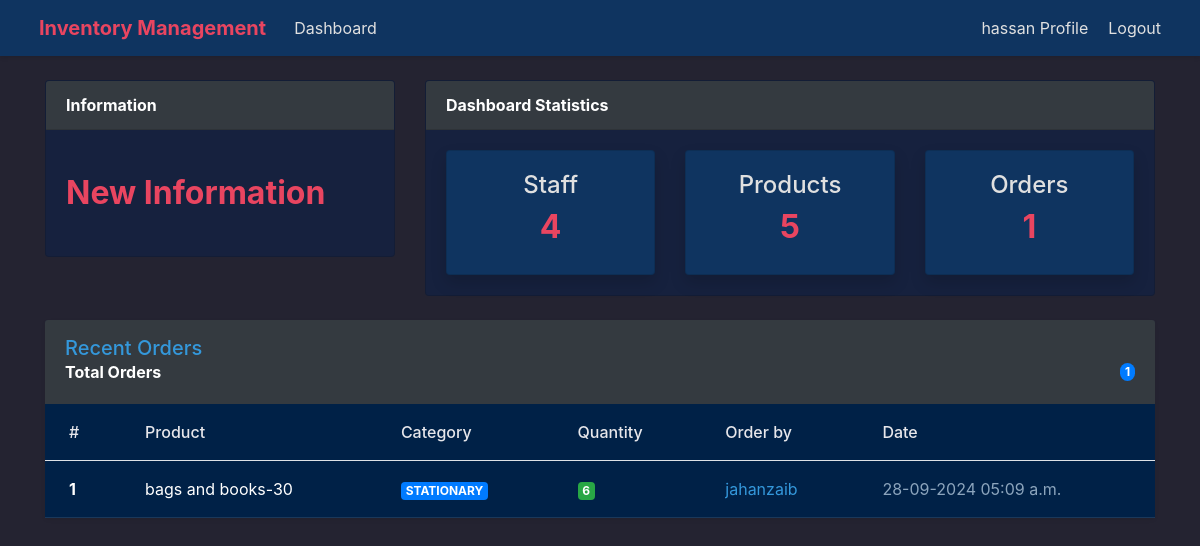
The page /order/ (signed in) on the database as committed earlier.
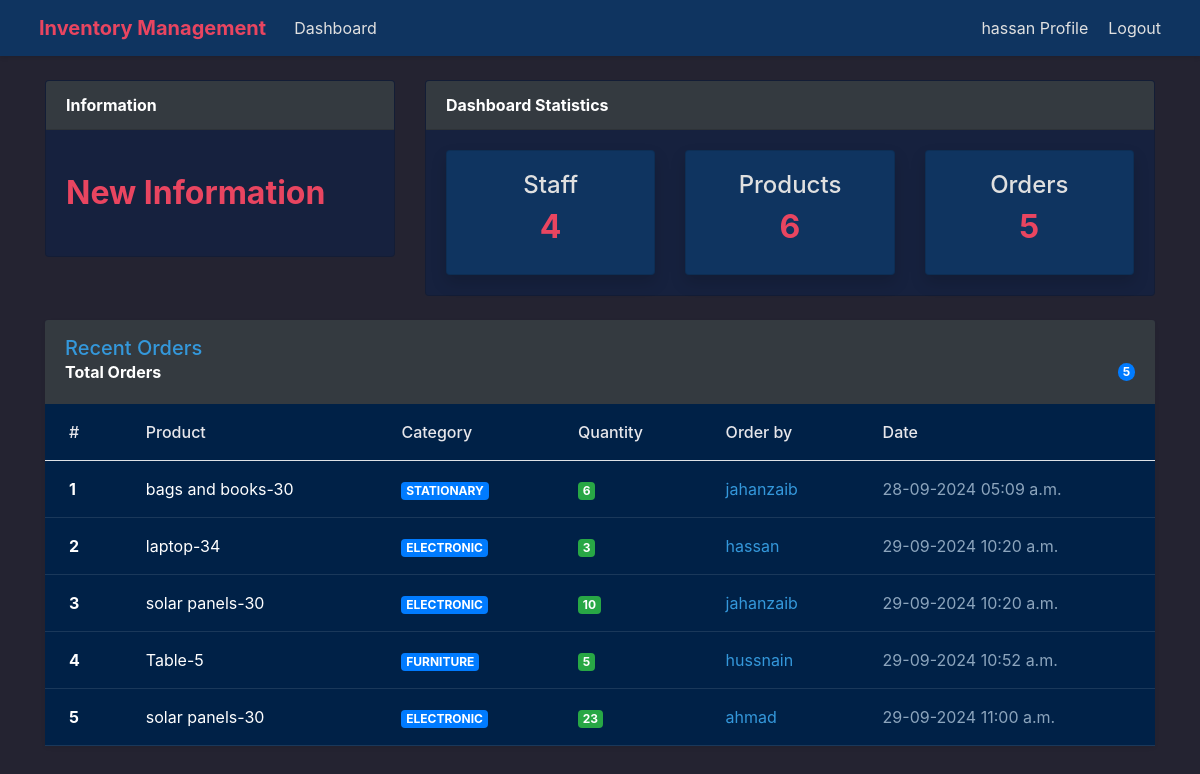
The same page on the database as committed later.
### dashboard/models.py (models this page shows, shortened)
class Order(models.Model):
    product = models.ForeignKey(Product,on_delete=models.CASCADE,null = True)
    staff = models.ForeignKey(User,on_delete=models.CASCADE,null = True)
    order_quantity = models.PositiveBigIntegerField(null=True)
    date = models.DateTimeField(auto_now_add=True)

class Product(models.Model):
    name = models.CharField(max_length=200,null=True)
    category = models.CharField(max_length=200,choices=CATAGORY,null=True)  # Corrected spelling
    quantity = models.PositiveIntegerField(null=True)  # Removed max_length
    def __str__(self):
        return f'{self.name}-{self.quantity}'

### dashboard/views.py (the view)
# urls.py: path('order/',views.order,name='dashboard-order'),
@login_required(login_url='Login')
def order(request):
    orders = Order.objects.all()
    orders_count = orders.count()
    product_count = Product.objects.all().count()
    staff_count = User.objects.all().count()
    context = {
        'orders':orders, 'orders_count':orders_count, 'product_count':product_count,
        'staff_count':staff_count
        }
    return render(request,'Dashboard/order.html',context)

### templates/Dashboard/order.html (shortened to what this page needs)
{% extends 'partials/base.html' %}
{% block content %}
{% include 'partials/topside.html' %}
<div class="container py-4">
    <div class="row">
        <div class="col-12">
            <div class="card border-0 shadow-sm">
                <div class="card-header bg-dark border-0 py-3">
                    <h5 class="text-primary mb-0">Recent Orders</h5>
                    <div class="d-flex justify-content-between align-items-center mb-1">
                        <span class="text-white">Total Orders</span>
                        <span class="badge bg-primary rounded-pill">{{orders|length}}</span>
                    </div>
                </div>
                <div class="card-body p-0">
                    <div class="table-responsive">
                        <table class="table table-hover mb-0">
                            <thead>
                                <tr class="bg-light border-bottom">
                                    <th scope="col" class="px-4 py-3">#</th>
                                    <th scope="col" class="px-4 py-3">Product</th>
                                    <th scope="col" class="px-4 py-3">Category</th>
                                    <th scope="col" class="px-4 py-3">Quantity</th>
                                    <th scope="col" class="px-4 py-3">Order by</th>
                                    <th scope="col" class="px-4 py-3">Date</th>
                                </tr>
                            </thead>
                            <tbody>
                                {% for order in orders %}
                                <tr class="order-row">
                                    <th scope="row" class="px-4 py-3 text-white">{{order.id}}</th>
                                    <td class="px-4 py-3 text-white">{{order.product}}</td>
                                    <td class="px-4 py-3 text-white">
                                        <span class="badge bg-primary">{{order.product.category}}</span>
                                    </td>
                                    <td class="px-4 py-3 text-white">
                                        <span class="badge bg-success">{{order.order_quantity}}</span>
                                    </td>
                                    <td class="px-4 py-3">
                                        <span class="text-primary">{{order.staff.username}}</span>
                                    </td>
                                    <td class="px-4 py-3 text-muted">
                                        {{order.date|date:"d-m-Y h:i a"}}
                                    </td>
                                </tr>
                                {% endfor %}
                            </tbody>
                        </table>
                    </div>
                </div>
            </div>
        </div>
    </div>
</div>
{% endblock %}

### templates/partials/base.html (shortened to what this page needs)
{% load static %}
<!doctype html>
<html lang="en">
  <head>
    <link rel="stylesheet" href="https://cdn.jsdelivr.net/npm/bootstrap@4.6.2/dist/css/bootstrap.min.css">
    <link rel="stylesheet" href="{% static 'style.css' %}">
  </head>
  <body>
    {% include 'partials/navbar.html' %}
    {% block content %}
    {% endblock %}
  </body>
</html>

### templates/partials/navbar.html (shortened to what this page needs)
<nav class="navbar navbar-expand-lg navbar-dark">
    <div class="container-fluid">
        <a class="navbar-brand" href="{% url 'dashboard-index' %}">
            Inventory Management
        </a>
        <div class="collapse navbar-collapse" id="navbarSupportedContent">
            <ul class="navbar-nav mr-auto">
                <li class="nav-item active">
                    <a class="nav-link" href="{% url 'dashboard-index' %}">
                        Dashboard
                    </a>
                </li>
            </ul>
            {% if user.is_authenticated %}
            <ul class="navbar-nav ml-auto">
                <li class="nav-item">
                    <a class="nav-link" href="{% url 'profile' %}">
                        {{ user.username }} Profile
                    </a>
                </li>
                <li class="nav-item">
                    <a class="nav-link" href="{% url 'Logout' %}">
                        Logout
                    </a>
                </li>
            </ul>
            {% endif %}
        </div>
    </div>
</nav>

### templates/partials/topside.html (shortened to what this page needs)
<div class="container">
    <div class="row">
        <div class="col-md-4 mt-4">
            <div class="card">
                <div class="card-header bg-dark text-white">
                    Information
                </div>
                <div class="card-body">
                    <marquee behavior="" direction="">
                        <h3 class="my-4 text-danger">New Information</h3>
                    </marquee>
                </div>
            </div>
        </div>
        <div class="col-md-8 mt-4">
            <div class="card">
                <div class="card-header bg-dark text-white">
                    Dashboard Statistics
                </div>
                <div class="card-body">
                    <div class="row">
                        <div class="col-md-4">
                            <a class="text-decoration-none" href="{% url 'dashboard-staff' %}">
                                <div class="card my-card shadow" style="background-color: #0f3460; transition: background-color 0.3s ease;">
                                    <div class="card-body text-center text-white">
                                        <h4>Staff </h4>
                                        <h3>{{ staff_count }}</h3>
                                    </div>
                                </div>
                            </a>
                        </div>
                        <div class="col-md-4">
                            <a class="text-decoration-none" href="{% url 'dashboard-product' %}">
                                <div class="card my-card shadow" style="background-color: #0f3460; transition: background-color 0.3s ease;">
                                    <div class="card-body text-center text-white">
                                        <h4>Products </h4>
                                        <h3>{{ product_count }}</h3>
                                    </div>
                                </div>
                            </a>
                        </div>
                        <div class="col-md-4">
                            <a class="text-decoration-none" href="{% url 'dashboard-order' %}">
                                <div class="card my-card shadow" style="background-color: #0f3460; transition: background-color 0.3s ease;">
                                    <div class="card-body text-center text-white">
                                        <h4>Orders </h4>
                                        <h3>{{ orders_count }}</h3>
                                    </div>
                                </div>
                            </a>
                        </div>
                    </div>
                </div>
            </div>
        </div>
    </div>
</div>

### static/style.css (style rules this page uses)
body { background: rgb(36, 35, 49); }

### templates/partials/navbar.html (style rules this page uses)
.navbar { background-color: #0f3460; box-shadow: 0 2px 4px rgba(0, 0, 0, 0.1); }
.navbar-brand { font-weight: bold; color: #e94560 !important; }
.nav-link { color: #e0e0e0 !important; transition: color 0.3s ease; }

### templates/partials/topside.html (style rules this page uses)
.card { background-color: #0f3460; color: #e0e0e0; transition: background-color 0.3s ease, color 0.3s ease; }
.card-header { background-color: #e94560; color: white; font-weight: bold; }
.card-body h4 { font-size: 1.5rem; color: #e0e0e0; }
.card-body h3 { font-size: 2rem; font-weight: bold; color: #e94560; }
.text-danger { color: #e94560 !important; }

### templates/Dashboard/order.html (style rules this page uses)
.card { background-color: #16213e; }
.table { margin-bottom: 0; }
.table thead th { background-color: #002147; border: none; font-weight: 500; color: #e7e7eb; }
.order-row { background-color: #002147; border-bottom: 1px solid rgba(255, 255, 255, 0.1); }
.text-primary { color: #3498db !important; }
.text-muted { color: #8ca5bd !important; }
.table td, .table th { vertical-align: middle; border: none; }

Rows that differ between the two databases and show on the page:
added Order: id "2", product "laptop-34", product.category "ELECTRONIC", order_quantity "3", staff.username "hassan", date "29-09-2024 10:20 a.m."
added Order: id "3", product "solar panels-30", product.category "ELECTRONIC", order_quantity "10", staff.username "jahanzaib", date "29-09-2024 10:20 a.m."
added Order: id "4", product "Table-5", product.category "FURNITURE", order_quantity "5", staff.username "hussnain", date "29-09-2024 10:52 a.m."
added Order: id "5", product "solar panels-30", product.category "ELECTRONIC", order_quantity "23", staff.username "ahmad", date "29-09-2024 11:00 a.m."
Other text that changed with them:
{{ product_count }}: "5" → "6"
{{ orders_count }}: "1" → "5"
{{ orders|length }}: "1" → "5"
